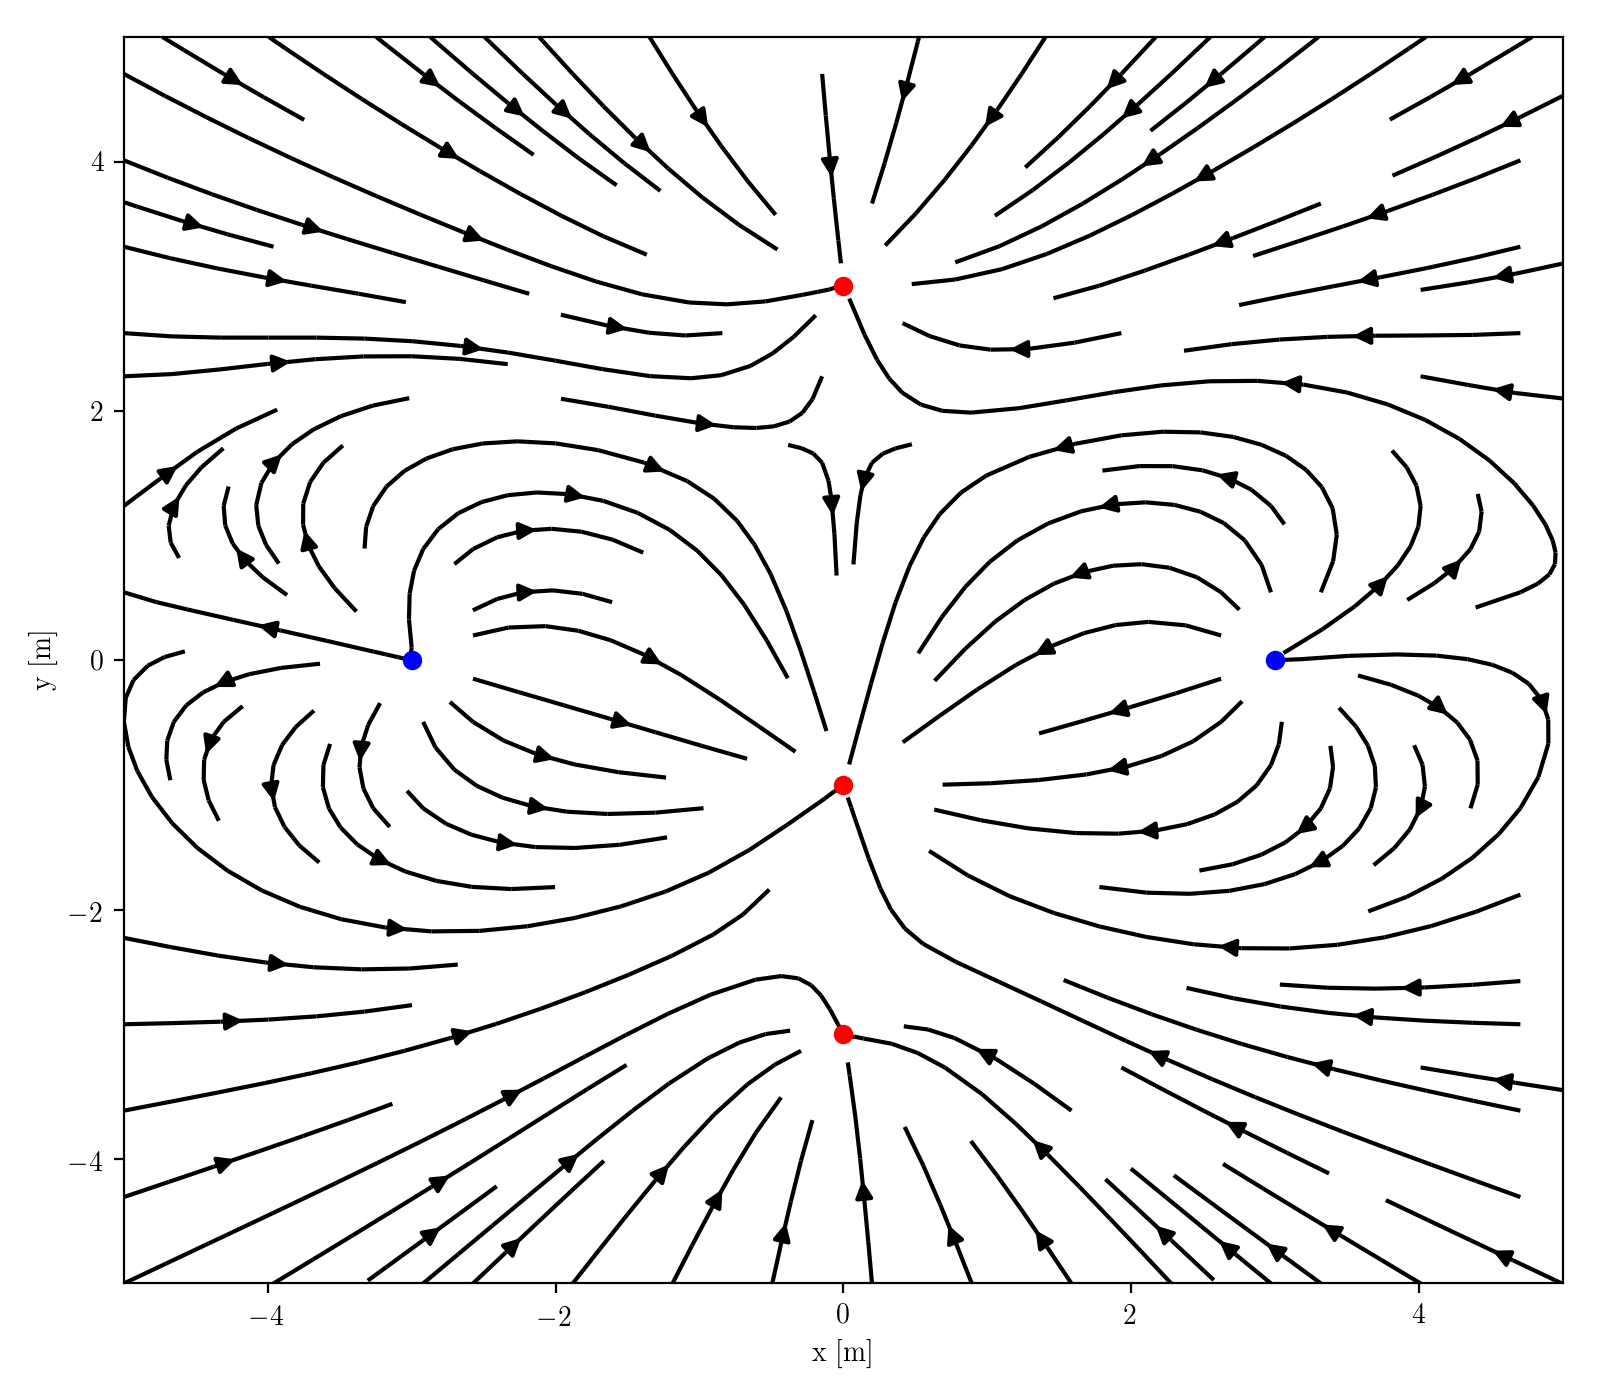

The script that saved this image:
import matplotlib.pyplot as plt
import numpy as np

plt.rcdefaults(); 
plt.rc('text', usetex = True); 
plt.rc('font', family = 'serif')

# Define two positive and three negative
# charges (x [m], y [m], q [C])
C = [(-3,0,1), (3,0,1), (0,3,-1), (0,-3,-1), (0,-1,-5)] 

[xmin, xmax, ymin, ymax] = [-5, 5, -5, 5]
k = 8.99*10**9  # [Nm^2/C^2], in Coulomb's law

plt.figure(figsize = (8,7))

for i in range(0, len(C)):
    if C[i][2] > 0:
        color = 'bo'
    elif C[i][2] < 0:
        color = 'ro'
    else:
        color = 'wo'
    plt.plot(C[i][0], C[i][1], color)


plt.axis([xmin, xmax, ymin, ymax])
n = 200j  # Mesh grid resolution
Y, X = np.mgrid[xmin:xmax:n, ymin:ymax:n]  # Meshgrid
Ex, Ey = np.array(X*0), np.array(Y*0)

for i in range(0, len(C)):
    R = np.sqrt((X-C[i][0])**2 + (Y-C[i][1])**2)
    Ex = Ex + k*C[i][2]/R**2*(X-C[i][0])/R
    Ey = Ey + k*C[i][2]/R**2*(Y-C[i][1])/R
    

# Plot the result
plt.streamplot(X, Y, Ex, Ey, color='k', density=1, 
               arrowstyle='simple')
plt.xlabel('x [m]', fontsize = 10)
plt.ylabel('y [m]', fontsize = 10)
plt.tight_layout()
plt.savefig('potentials.png', dpi = 200)
plt.show()